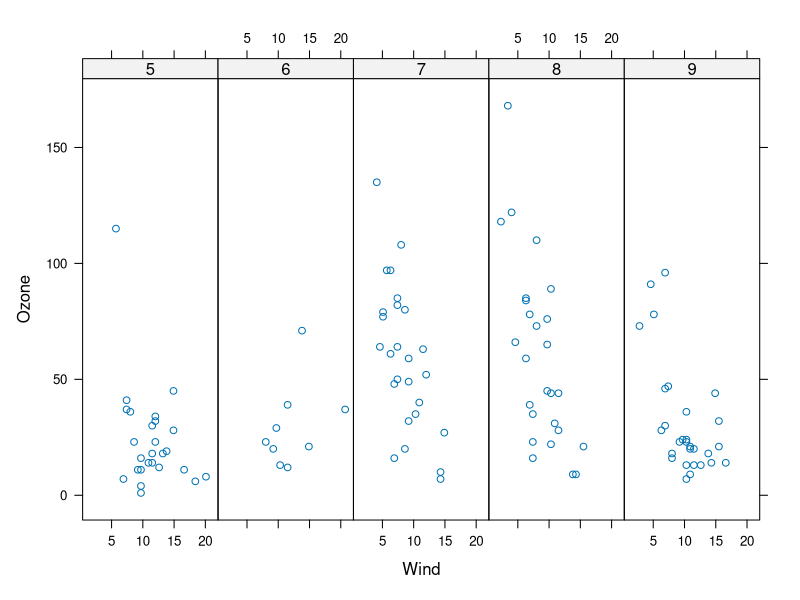
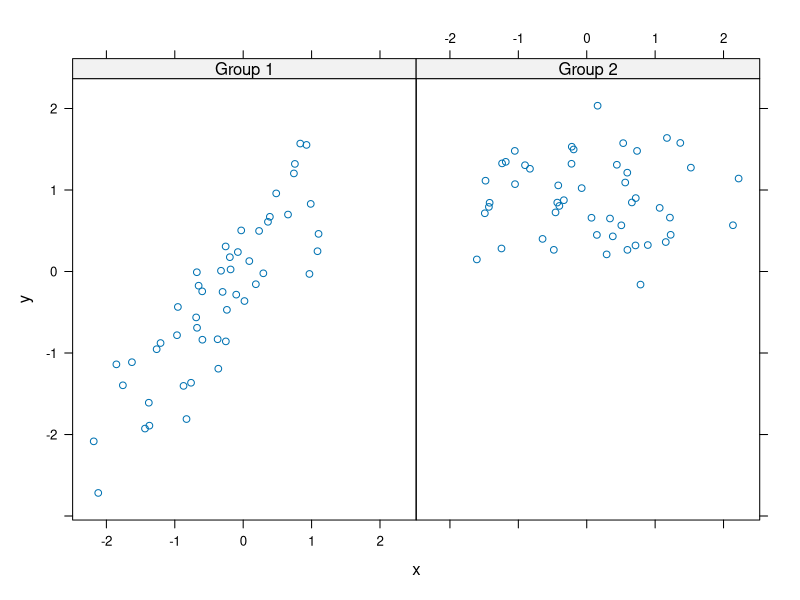
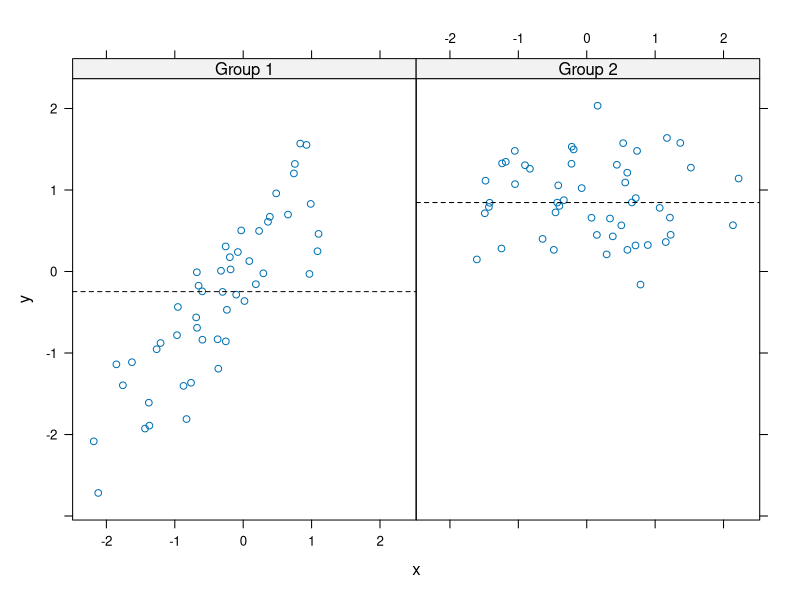
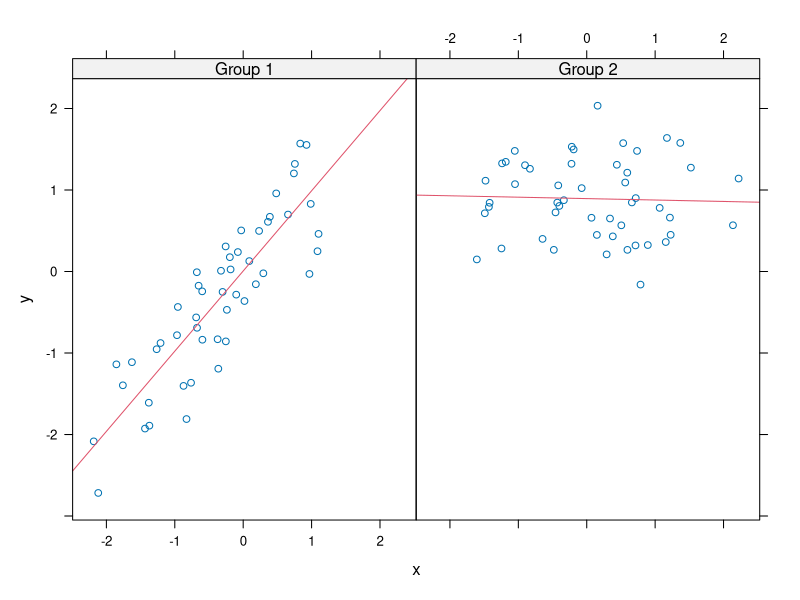

Reproduce these figures in R, in order.
## ---- chunk 1
options(xtable.comment = FALSE)
library("knitr")
opts_chunk$set(message=F,comment="",tidy=T,warning=FALSE,highlight=TRUE)

## ---- chunk 2
library(lattice)
## Convert 'Month' to a factor variable
airquality <- transform(airquality, Month = factor(Month))
xyplot(Ozone ~ Wind | Month, data = airquality, layout = c(5, 1))

## ---- chunk 3
set.seed(10)
x <- rnorm(100)
f <- rep(0:1, each = 50)
y <- x + f - f * x + rnorm(100, sd = 0.5)
f <- factor(f, labels = c("Group 1", "Group 2"))
xyplot(y ~ x | f, layout = c(2, 1))  ## Plot with 2 panels
## ---- chunk 4
## Custom panel function
xyplot(y ~ x | f, panel = function(x, y, ...) {
    panel.xyplot(x, y, ...)  ## First call the default panel function for 'xyplot'
    panel.abline(h = median(y), lty = 2)  ## Add a horizontal line at the median
})

## Custom panel function
xyplot(y ~ x | f, panel = function(x, y, ...) {
    panel.xyplot(x, y, ...)  ## First call default panel function
    panel.lmline(x, y, col = 2)  ## Overlay a simple linear regression line
})
## ---- chunk 5
rep(1:5,each = 2)
rep(1:5,time = 2)
seq(1,10,by = 2)
seq(1,10,lentgh = 3)
## ---- chunk 6
set.seed(13435)
X <- data.frame("var1"=sample(1:5),"var2"=sample(6:10),"var3"=sample(11:15))
X <- X[sample(1:5),]; X$var2[c(1,3)] = NA
X[(X$var1 <= 3 | X$var3 > 15),]

# 用which不会产生NA
X[1:2,"var2"]
X[which(X$var2 > 8),]

sort(X$var2,na.last=TRUE)
X[order(X$var1,X$var3),]
## ---- chunk 7
library(plyr)
arrange(X,var1)
arrange(X,desc(var1))

X$var4 <- rnorm(5)
Y <- cbind(X,rnorm(5))
## ---- chunk 8
x <- 1:4
lapply(x, runif, min = 0, max = 10)

x <- list(a = matrix(1:4, 2, 2), b = matrix(1:6, 3, 2)) 
lapply(x, function(elt) elt[,1])
## ---- chunk 9
noise <- function(n, mean, sd) {
 rnorm(n, mean, sd)
 }
noise(5, 1, 2)
mapply(noise, 1:5, 1:5, 2)
## ---- chunk 10
x <- c(rnorm(10), runif(10), rnorm(10, 1))
f <- gl(3, 10)
f
tapply(x, f, mean)
## ---- chunk 11
s <- split(airquality, airquality$Month)
lapply(s, function(x) colMeans(x[, c("Ozone", "Solar.R", "Wind")]))
sapply(s, function(x) colMeans(x[, c("Ozone", "Solar.R", "Wind")],
                                 na.rm = TRUE))


